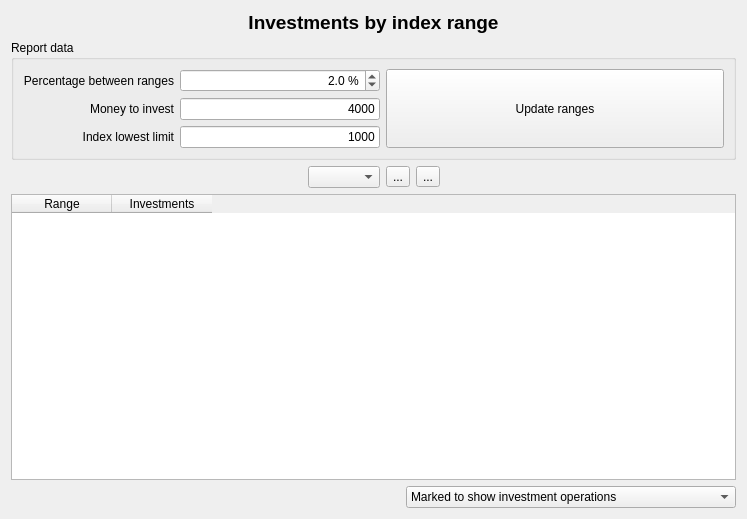
<?xml version="1.0" encoding="UTF-8"?>
<ui version="4.0">
 <class>wdgIndexRange</class>
 <widget class="QWidget" name="wdgIndexRange">
  <property name="geometry">
   <rect>
    <x>0</x>
    <y>0</y>
    <width>747</width>
    <height>519</height>
   </rect>
  </property>
  <layout class="QHBoxLayout" name="horizontalLayout_8">
   <item>
    <layout class="QVBoxLayout" name="verticalLayout_3">
     <item>
      <widget class="QLabel" name="lbl">
       <property name="sizePolicy">
        <sizepolicy hsizetype="Minimum" vsizetype="Preferred">
         <horstretch>0</horstretch>
         <verstretch>0</verstretch>
        </sizepolicy>
       </property>
       <property name="font">
        <font>
         <pointsize>14</pointsize>
         <weight>75</weight>
         <bold>true</bold>
        </font>
       </property>
       <property name="text">
        <string>Investments by index range</string>
       </property>
       <property name="alignment">
        <set>Qt::AlignCenter</set>
       </property>
      </widget>
     </item>
     <item>
      <widget class="QGroupBox" name="groupBox">
       <property name="title">
        <string>Report data</string>
       </property>
       <layout class="QHBoxLayout" name="horizontalLayout_7">
        <item>
         <layout class="QHBoxLayout" name="horizontalLayout_5">
          <item>
           <layout class="QVBoxLayout" name="verticalLayout">
            <item>
             <layout class="QHBoxLayout" name="horizontalLayout">
              <item>
               <widget class="QLabel" name="label_2">
                <property name="text">
                 <string>Percentage between ranges</string>
                </property>
                <property name="alignment">
                 <set>Qt::AlignRight|Qt::AlignTrailing|Qt::AlignVCenter</set>
                </property>
               </widget>
              </item>
              <item>
               <widget class="QDoubleSpinBox" name="spin">
                <property name="sizePolicy">
                 <sizepolicy hsizetype="Fixed" vsizetype="Fixed">
                  <horstretch>0</horstretch>
                  <verstretch>0</verstretch>
                 </sizepolicy>
                </property>
                <property name="minimumSize">
                 <size>
                  <width>200</width>
                  <height>0</height>
                 </size>
                </property>
                <property name="alignment">
                 <set>Qt::AlignRight|Qt::AlignTrailing|Qt::AlignVCenter</set>
                </property>
                <property name="suffix">
                 <string> %</string>
                </property>
                <property name="decimals">
                 <number>1</number>
                </property>
                <property name="singleStep">
                 <double>0.100000000000000</double>
                </property>
                <property name="value">
                 <double>2.000000000000000</double>
                </property>
               </widget>
              </item>
             </layout>
            </item>
            <item>
             <layout class="QHBoxLayout" name="horizontalLayout_2">
              <item>
               <widget class="QLabel" name="label">
                <property name="text">
                 <string>Money to invest</string>
                </property>
                <property name="alignment">
                 <set>Qt::AlignRight|Qt::AlignTrailing|Qt::AlignVCenter</set>
                </property>
               </widget>
              </item>
              <item>
               <widget class="myQLineEdit" name="txtInvertir">
                <property name="sizePolicy">
                 <sizepolicy hsizetype="Fixed" vsizetype="Fixed">
                  <horstretch>0</horstretch>
                  <verstretch>0</verstretch>
                 </sizepolicy>
                </property>
                <property name="minimumSize">
                 <size>
                  <width>200</width>
                  <height>0</height>
                 </size>
                </property>
                <property name="text">
                 <string>4000</string>
                </property>
                <property name="alignment">
                 <set>Qt::AlignRight|Qt::AlignTrailing|Qt::AlignVCenter</set>
                </property>
               </widget>
              </item>
             </layout>
            </item>
            <item>
             <layout class="QHBoxLayout" name="horizontalLayout_3">
              <item>
               <widget class="QLabel" name="label_4">
                <property name="text">
                 <string>Index lowest limit</string>
                </property>
                <property name="alignment">
                 <set>Qt::AlignRight|Qt::AlignTrailing|Qt::AlignVCenter</set>
                </property>
               </widget>
              </item>
              <item>
               <widget class="myQLineEdit" name="txtMinimo">
                <property name="sizePolicy">
                 <sizepolicy hsizetype="Fixed" vsizetype="Fixed">
                  <horstretch>0</horstretch>
                  <verstretch>0</verstretch>
                 </sizepolicy>
                </property>
                <property name="minimumSize">
                 <size>
                  <width>200</width>
                  <height>0</height>
                 </size>
                </property>
                <property name="text">
                 <string>1000</string>
                </property>
                <property name="alignment">
                 <set>Qt::AlignRight|Qt::AlignTrailing|Qt::AlignVCenter</set>
                </property>
               </widget>
              </item>
             </layout>
            </item>
           </layout>
          </item>
          <item>
           <layout class="QVBoxLayout" name="verticalLayout_2">
            <item>
             <widget class="QPushButton" name="cmd">
              <property name="sizePolicy">
               <sizepolicy hsizetype="Minimum" vsizetype="Preferred">
                <horstretch>0</horstretch>
                <verstretch>0</verstretch>
               </sizepolicy>
              </property>
              <property name="text">
               <string>Update ranges</string>
              </property>
             </widget>
            </item>
           </layout>
          </item>
         </layout>
        </item>
       </layout>
      </widget>
     </item>
     <item>
      <layout class="QHBoxLayout" name="horizontalLayout_4">
       <item>
        <spacer name="horizontalSpacer">
         <property name="orientation">
          <enum>Qt::Horizontal</enum>
         </property>
         <property name="sizeHint" stdset="0">
          <size>
           <width>40</width>
           <height>20</height>
          </size>
         </property>
        </spacer>
       </item>
       <item>
        <widget class="QComboBox" name="cmbBenchmarkCurrent">
         <property name="sizeAdjustPolicy">
          <enum>QComboBox::AdjustToContentsOnFirstShow</enum>
         </property>
        </widget>
       </item>
       <item>
        <widget class="QToolButton" name="cmdIRAnalisis">
         <property name="toolTip">
          <string>Show benchmark report</string>
         </property>
         <property name="text">
          <string>...</string>
         </property>
         <property name="icon">
          <iconset resource="../images/xulpymoney.qrc">
           <normaloff>:/xulpymoney/books.png</normaloff>:/xulpymoney/books.png</iconset>
         </property>
        </widget>
       </item>
       <item>
        <widget class="QToolButton" name="cmdIRInsertar">
         <property name="toolTip">
          <string>Add a price to the benchmark</string>
         </property>
         <property name="text">
          <string>...</string>
         </property>
         <property name="icon">
          <iconset resource="../images/xulpymoney.qrc">
           <normaloff>:/xulpymoney/add.png</normaloff>:/xulpymoney/add.png</iconset>
         </property>
        </widget>
       </item>
       <item>
        <spacer name="horizontalSpacer_2">
         <property name="orientation">
          <enum>Qt::Horizontal</enum>
         </property>
         <property name="sizeHint" stdset="0">
          <size>
           <width>40</width>
           <height>20</height>
          </size>
         </property>
        </spacer>
       </item>
      </layout>
     </item>
     <item>
      <widget class="myQTableWidget" name="table">
       <property name="contextMenuPolicy">
        <enum>Qt::CustomContextMenu</enum>
       </property>
       <property name="editTriggers">
        <set>QAbstractItemView::NoEditTriggers</set>
       </property>
       <property name="alternatingRowColors">
        <bool>true</bool>
       </property>
       <property name="selectionMode">
        <enum>QAbstractItemView::SingleSelection</enum>
       </property>
       <property name="selectionBehavior">
        <enum>QAbstractItemView::SelectRows</enum>
       </property>
       <attribute name="verticalHeaderVisible">
        <bool>false</bool>
       </attribute>
       <column>
        <property name="text">
         <string>Range</string>
        </property>
       </column>
       <column>
        <property name="text">
         <string>Investments</string>
        </property>
       </column>
      </widget>
     </item>
     <item>
      <layout class="QHBoxLayout" name="horizontalLayout_6">
       <item>
        <widget class="QLabel" name="lblTotal">
         <property name="sizePolicy">
          <sizepolicy hsizetype="Expanding" vsizetype="Preferred">
           <horstretch>0</horstretch>
           <verstretch>0</verstretch>
          </sizepolicy>
         </property>
         <property name="font">
          <font>
           <pointsize>8</pointsize>
           <weight>75</weight>
           <bold>true</bold>
          </font>
         </property>
         <property name="alignment">
          <set>Qt::AlignCenter</set>
         </property>
        </widget>
       </item>
       <item>
        <widget class="QComboBox" name="cmbShowOptions">
         <property name="sizePolicy">
          <sizepolicy hsizetype="Minimum" vsizetype="Fixed">
           <horstretch>0</horstretch>
           <verstretch>0</verstretch>
          </sizepolicy>
         </property>
         <property name="sizeAdjustPolicy">
          <enum>QComboBox::AdjustToContents</enum>
         </property>
         <item>
          <property name="text">
           <string>Marked to show investment operations</string>
          </property>
          <property name="icon">
           <iconset resource="../images/xulpymoney.qrc">
            <normaloff>:/xulpymoney/eye.png</normaloff>:/xulpymoney/eye.png</iconset>
          </property>
         </item>
         <item>
          <property name="text">
           <string>Show ETF, Shares and Warrants Investment operations</string>
          </property>
         </item>
         <item>
          <property name="text">
           <string>Show bonds</string>
          </property>
         </item>
         <item>
          <property name="text">
           <string>Show funds</string>
          </property>
         </item>
         <item>
          <property name="text">
           <string>Show all investment operations</string>
          </property>
         </item>
        </widget>
       </item>
      </layout>
     </item>
    </layout>
   </item>
  </layout>
  <action name="actionTop">
   <property name="text">
    <string>Top</string>
   </property>
  </action>
  <action name="actionMiddle">
   <property name="text">
    <string>Middle</string>
   </property>
  </action>
  <action name="actionBottom">
   <property name="text">
    <string>Bottom</string>
   </property>
  </action>
 </widget>
 <customwidgets>
  <customwidget>
   <class>myQTableWidget</class>
   <extends>QTableWidget</extends>
   <header location="global">myqtablewidget</header>
  </customwidget>
  <customwidget>
   <class>myQLineEdit</class>
   <extends>QLineEdit</extends>
   <header location="global">myqlineedit</header>
  </customwidget>
 </customwidgets>
 <resources>
  <include location="../images/xulpymoney.qrc"/>
 </resources>
 <connections/>
</ui>
